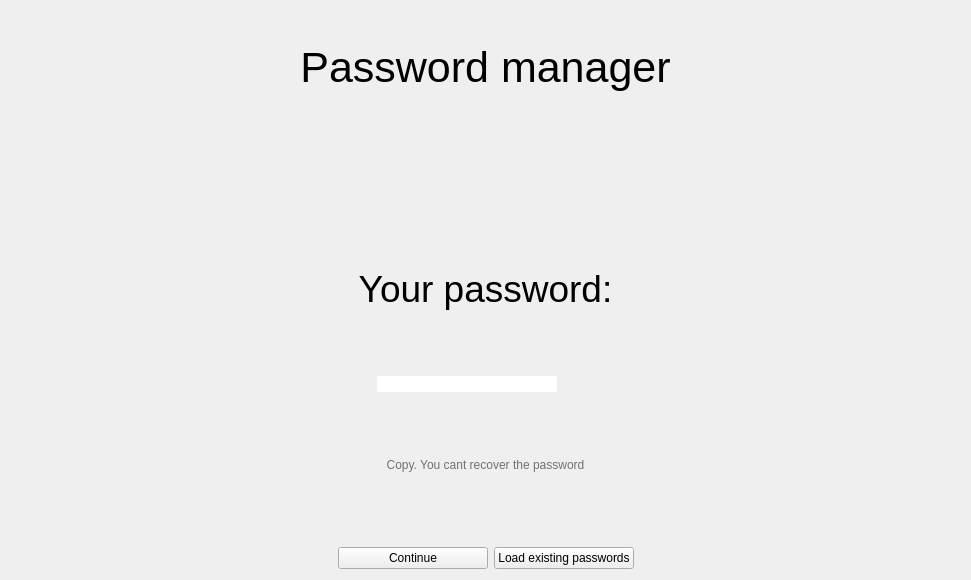
<?xml version="1.0" encoding="UTF-8"?>
<ui version="4.0">
 <class>SecretPassWidget</class>
 <widget class="QDialog" name="SecretPassWidget">
  <property name="geometry">
   <rect>
    <x>0</x>
    <y>0</y>
    <width>971</width>
    <height>580</height>
   </rect>
  </property>
  <property name="windowTitle">
   <string>Dialog</string>
  </property>
  <layout class="QGridLayout" name="gridLayout">
   <item row="0" column="0">
    <layout class="QVBoxLayout" name="verticalLayout_2">
     <item>
      <widget class="QLabel" name="titleLabel">
       <property name="sizePolicy">
        <sizepolicy hsizetype="Preferred" vsizetype="Maximum">
         <horstretch>0</horstretch>
         <verstretch>0</verstretch>
        </sizepolicy>
       </property>
       <property name="maximumSize">
        <size>
         <width>16777215</width>
         <height>200</height>
        </size>
       </property>
       <property name="font">
        <font>
         <pointsize>32</pointsize>
        </font>
       </property>
       <property name="styleSheet">
        <string notr="true">
border-radius: 20%;
margin: 30% 60%</string>
       </property>
       <property name="text">
        <string>Password manager</string>
       </property>
       <property name="alignment">
        <set>Qt::AlignmentFlag::AlignCenter</set>
       </property>
      </widget>
     </item>
     <item>
      <spacer name="verticalSpacer">
       <property name="orientation">
        <enum>Qt::Orientation::Vertical</enum>
       </property>
       <property name="sizeType">
        <enum>QSizePolicy::Policy::Maximum</enum>
       </property>
       <property name="sizeHint" stdset="0">
        <size>
         <width>20</width>
         <height>70</height>
        </size>
       </property>
      </spacer>
     </item>
     <item>
      <widget class="QFrame" name="frame">
       <property name="font">
        <font>
         <kerning>true</kerning>
        </font>
       </property>
       <property name="styleSheet">
        <string notr="true">
border-radius: 50px;
margin: 30% 60%</string>
       </property>
       <property name="frameShape">
        <enum>QFrame::Shape::StyledPanel</enum>
       </property>
       <property name="frameShadow">
        <enum>QFrame::Shadow::Raised</enum>
       </property>
       <layout class="QGridLayout" name="gridLayout_2">
        <item row="0" column="0">
         <layout class="QVBoxLayout" name="verticalLayout">
          <item>
           <widget class="QLabel" name="passwordLabel">
            <property name="font">
             <font>
              <pointsize>28</pointsize>
              <kerning>true</kerning>
             </font>
            </property>
            <property name="text">
             <string>Your password:</string>
            </property>
            <property name="alignment">
             <set>Qt::AlignmentFlag::AlignCenter</set>
            </property>
           </widget>
          </item>
          <item>
           <layout class="QHBoxLayout" name="horizontalLayout">
            <item>
             <spacer name="horizontalSpacer">
              <property name="orientation">
               <enum>Qt::Orientation::Horizontal</enum>
              </property>
              <property name="sizeHint" stdset="0">
               <size>
                <width>40</width>
                <height>20</height>
               </size>
              </property>
             </spacer>
            </item>
            <item>
             <widget class="QLineEdit" name="passwordEdit">
              <property name="sizePolicy">
               <sizepolicy hsizetype="Minimum" vsizetype="Fixed">
                <horstretch>0</horstretch>
                <verstretch>0</verstretch>
               </sizepolicy>
              </property>
              <property name="minimumSize">
               <size>
                <width>300</width>
                <height>0</height>
               </size>
              </property>
              <property name="readOnly">
               <bool>true</bool>
              </property>
             </widget>
            </item>
            <item>
             <widget class="QPushButton" name="copyButton">
              <property name="maximumSize">
               <size>
                <width>32</width>
                <height>32</height>
               </size>
              </property>
              <property name="autoFillBackground">
               <bool>false</bool>
              </property>
              <property name="styleSheet">
               <string notr="true">background-color: transparent; border: none;</string>
              </property>
              <property name="text">
               <string/>
              </property>
              <property name="icon">
               <iconset theme="QIcon::ThemeIcon::FormatJustifyCenter" resource="../resources.qrc">
                <normaloff>:/images/images/copy.png</normaloff>
                <normalon>:/images/images/copy.png</normalon>
                <disabledoff>:/images/images/copy.png</disabledoff>
                <disabledon>:/images/images/copy.png</disabledon>
                <activeoff>:/images/images/copy.png</activeoff>
                <activeon>:/images/images/copy.png</activeon>
                <selectedoff>:/images/images/copy.png</selectedoff>
                <selectedon>:/images/images/copy.png</selectedon>:/images/images/copy.png</iconset>
              </property>
             </widget>
            </item>
            <item>
             <spacer name="horizontalSpacer_2">
              <property name="orientation">
               <enum>Qt::Orientation::Horizontal</enum>
              </property>
              <property name="sizeHint" stdset="0">
               <size>
                <width>40</width>
                <height>20</height>
               </size>
              </property>
             </spacer>
            </item>
           </layout>
          </item>
          <item>
           <widget class="QLabel" name="aboutCopyLabel">
            <property name="styleSheet">
             <string notr="true">color: #717171;</string>
            </property>
            <property name="text">
             <string>Copy. You cant recover the password</string>
            </property>
            <property name="alignment">
             <set>Qt::AlignmentFlag::AlignCenter</set>
            </property>
            <property name="wordWrap">
             <bool>true</bool>
            </property>
           </widget>
          </item>
         </layout>
        </item>
       </layout>
      </widget>
     </item>
     <item>
      <layout class="QHBoxLayout" name="horizontalLayout_3">
       <item>
        <spacer name="horizontalSpacer_4">
         <property name="orientation">
          <enum>Qt::Orientation::Horizontal</enum>
         </property>
         <property name="sizeHint" stdset="0">
          <size>
           <width>40</width>
           <height>20</height>
          </size>
         </property>
        </spacer>
       </item>
       <item>
        <widget class="QPushButton" name="ackButton">
         <property name="sizePolicy">
          <sizepolicy hsizetype="Maximum" vsizetype="Fixed">
           <horstretch>0</horstretch>
           <verstretch>0</verstretch>
          </sizepolicy>
         </property>
         <property name="minimumSize">
          <size>
           <width>150</width>
           <height>0</height>
          </size>
         </property>
         <property name="text">
          <string>Continue</string>
         </property>
        </widget>
       </item>
       <item>
        <widget class="QPushButton" name="pushButton">
         <property name="text">
          <string>Load existing passwords</string>
         </property>
        </widget>
       </item>
       <item>
        <spacer name="horizontalSpacer_3">
         <property name="orientation">
          <enum>Qt::Orientation::Horizontal</enum>
         </property>
         <property name="sizeHint" stdset="0">
          <size>
           <width>40</width>
           <height>20</height>
          </size>
         </property>
        </spacer>
       </item>
      </layout>
     </item>
    </layout>
   </item>
  </layout>
 </widget>
 <resources>
  <include location="../resources.qrc"/>
 </resources>
 <connections/>
</ui>
